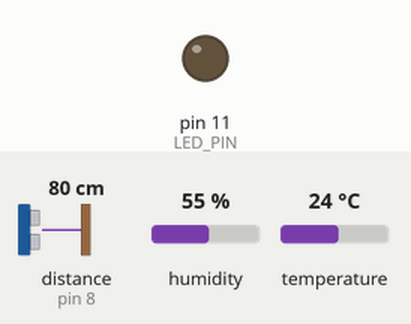
Recording of a program running on a simulated Raspberry Pi (header pin numbers). On the bench: output pins drawn as LEDs (lit = HIGH). Inputs (shaded band) come from the test bench; at power-on: distance to the obstacle (sensor on pin 8) 80 cm, humidity 55 %, temperature 24 °C. The echo pulse lasts 58.3 µs per cm; the clock reads 2024-03-15 10:24:30 at power-on unless the program sets it; files the program writes start out absent; the camera gives no picture and a still takes 0.5 s; pins used as bus, display or sensor lines are not drawn.

Above: at 0.1 s.
At 0.6 s:
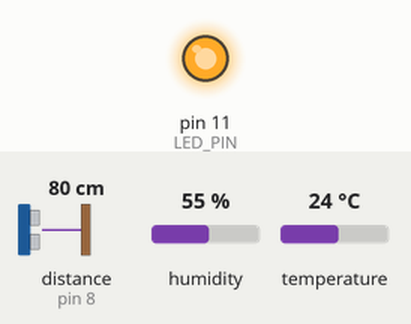
Timing chart, 0 to 2.1 s (numbered marks = the images above):
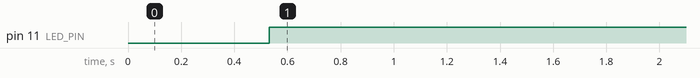

Measured:
- by itself, pin 11 (LED_PIN): LOW → HIGH at 0.53 s

The program:

execute.py
```python
import RPi.GPIO as GPIO
import time
import os
import Adafruit_DHT
from picamera2 import Picamera2, Preview
from picamera2.encoders import H264Encoder


# Tentukan pin GPIO untuk sensor ultrasonik
TRIG_PIN = 13
ECHO_PIN = 8

# Tentukan pin GPIO untuk LED
LED_PIN = 11

# pin dht22
DHT_SENSOR = Adafruit_DHT.DHT22
DHT_PIN = 22

#setting camera
picam2 = Picamera2()
video_config = picam2.create_video_configuration()
picam2.configure(video_config)
encoder = H264Encoder(10000000)


# Inisialisasi GPIO
GPIO.setmode(GPIO.BOARD)
GPIO.setup(TRIG_PIN, GPIO.OUT)
GPIO.setup(ECHO_PIN, GPIO.IN)
GPIO.setup(LED_PIN, GPIO.OUT)

def measure_distance():
    # Kirim sinyal ultrasonik
    GPIO.output(TRIG_PIN, True)
    time.sleep(0.00001)
    GPIO.output(TRIG_PIN, False)

    # Waktu mulai dan berhenti
    start_time = time.time()
    stop_time = time.time()

    # Rekam waktu mulai
    while GPIO.input(ECHO_PIN) == 0:
        start_time = time.time()

    # Rekam waktu berhenti
    while GPIO.input(ECHO_PIN) == 1:
        stop_time = time.time()

    # Hitung jarak
    elapsed_time = stop_time - start_time
    distance = (elapsed_time * 34300) / 2

    return distance

rentang_min = 20
rentang_max = 30

def ledcontrol(distance):
    # Cek apakah jarak di luar rentang yang ditentukan
    if distance < rentang_min or distance > rentang_max:
         # Nyalakan LED jika jarak di luar rentang
        GPIO.output(LED_PIN, True)
    else:
            # Matikan LED jika jarak dalam rentang
        GPIO.output(LED_PIN, False)
try:
    f = open('./data-Temp/humidity4.csv', 'a+')
    if os.stat('./data-Temp/humidity4.csv').st_size == 0:
            f.write('Date,Time,Temperature,Humidity\r\n')

    picam2.start_recording(encoder, 'record1.h264')


    while True:
        # Baca suhu dan kelembaban dari sensor DHT22
        humidity, temperature = Adafruit_DHT.read_retry(DHT_SENSOR, DHT_PIN)

        if humidity is not None and temperature is not None:
            f.write('{0},{1},{2:0.1f},{3:0.1f}\r\n'.format(time.strftime('%m/%d/%y'), time.strftime('%H:%M'), temperature, humidity))
        else:
            print("Failed to retrieve data from humidity sensor")

        distance = measure_distance()
        ledcontrol(distance)

        # Tentukan rentang jarak yang diizinkan

except KeyboardInterrupt:
    # Matikan GPIO dan keluar saat keyboard interrupt (Ctrl+C)
    GPIO.cleanup()
    picam2.stop_recording()
    f.close
```
